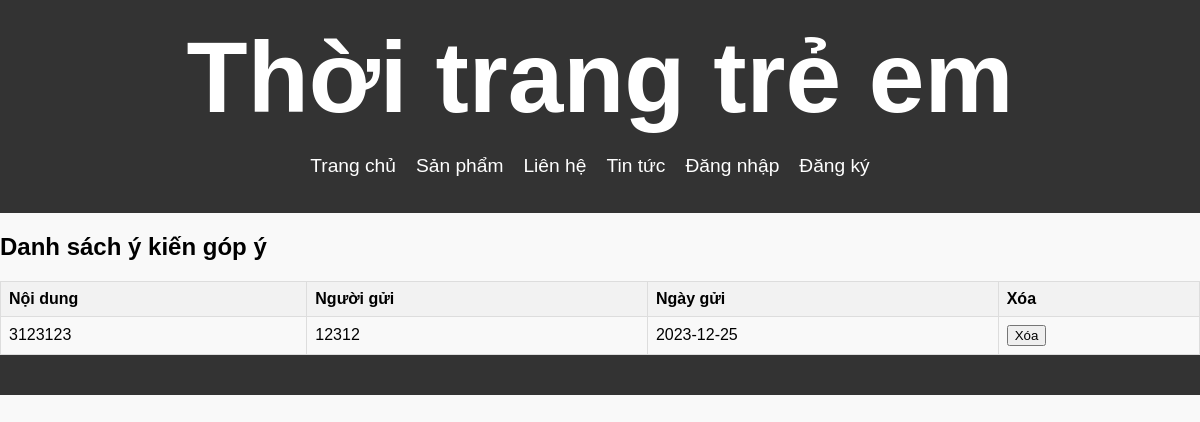
/php/view_feedback.php, run on the app's committed database.
### tables this page shows
CREATE TABLE `feedback` (
  `id` int(11) NOT NULL,
  `noi_dung` text DEFAULT NULL,
  `nguoi_gui` varchar(50) DEFAULT NULL,
  `ngay_gui` date DEFAULT NULL,
  `feedback_id` int(11) NOT NULL
);

### php/view_feedback.php (the view, shortened to what this page needs)
<?php
require_once("connect.php");
$sql = "SELECT * FROM feedback";
$result = mysqli_query($conn, $sql);
?>
<!DOCTYPE html>
<html>
<head>
    <link rel="stylesheet" href="/ULSA/baitaplon/css/style.css">
</head>
<body>
<header class="parallax-header">
    <h1 style="font-size: 100px;">Thời trang trẻ em</h1>
    <nav>
        <ul>
            <?php
            if (isset($_SESSION["username"])) {
                if (isset($_SESSION['access_level']) && $_SESSION['access_level'] === 'Quantri') {
                    echo '<li><a href="/ULSA/baitaplon/php/welcome.php">Trang chủ</a></li>';
                    echo '<li><a href="/ULSA/baitaplon/php/sell.php">Bán Hàng</a></li>';
                    echo '<li><a href="/ULSA/baitaplon/php/order.php">Đơn Hàng</a></li>';
                    echo '<li><a href="/ULSA/baitaplon/php/viewuser.php">Quản Lý Khách Hàng</a></li>';
                    echo '<li><a href="/ULSA/baitaplon/php/view_feedback.php" class="active">Góp Ý Khách Hàng</a></li>';
                    echo '<li><a href="/ULSA/baitaplon/php/quanlynews.php">Quản Lý Tin Tức</a></li>';
                    echo '<li><a href="/ULSA/baitaplon/php/editinfoweb.php">Chỉnh Sửa Web</a></li>';
                    echo '<li><a href="/ULSA/baitaplon/php/account.php">Tài Khoản</a></li>';
                } else {
                    echo '<li><a href="/ULSA/baitaplon/php/welcome.php">Trang chủ</a></li>';
                    echo '<li><a href="/ULSA/baitaplon/php/products.php">Sản phẩm</a></li>';
                    echo '<li><a href="/ULSA/baitaplon/php/contact.php">Liên hệ</a></li>';
                    echo '<li><a href="/ULSA/baitaplon/php/news.php">Tin tức</a></li>';
                    echo '<li><a href="/ULSA/baitaplon/php/addtocart.php">Giỏ hàng</a></li>';
                    echo '<li><a href="/ULSA/baitaplon/php/feedback.php">Góp ý</a></li>';
                    echo '<li><a href="/ULSA/baitaplon/php/account.php">Tài Khoản</a></li>';
                }
                echo '<li><a href="/ULSA/baitaplon/php/logout.php">Đăng xuất</a></li>';
            } else {
                echo '<li><a href="/ULSA/baitaplon/php/welcome.php">Trang chủ</a></li>';
                echo '<li><a href="/ULSA/baitaplon/php/products.php">Sản phẩm</a></li>';
                echo '<li><a href="/ULSA/baitaplon/php/contact.php">Liên hệ</a></li>';
                echo '<li><a href="/ULSA/baitaplon/php/news.php">Tin tức</a></li>';
                echo '<li><a href="/ULSA/baitaplon/php/login.php">Đăng nhập</a></li>';
                echo '<li><a href="/ULSA/baitaplon/php/register.php">Đăng ký</a></li>';
            }
            ?>
        </ul>
    </nav>
</header>
<div class="main">
    <div class="feedback-section">
        <h2>Danh sách ý kiến góp ý</h2>
        <?php
        if (mysqli_num_rows($result) > 0) {
            echo '<table>';
            echo '<tr>';
            echo '<th>Nội dung</th>';
            echo '<th>Người gửi</th>';
            echo '<th>Ngày gửi</th>';
            echo '<th>Xóa</th>';
            echo '</tr>';
            while ($row = mysqli_fetch_assoc($result)) {
                echo '<tr>';
                echo '<td>' . $row['noi_dung'] . '</td>';
                echo '<td>' . $row['nguoi_gui'] . '</td>';
                echo '<td>' . $row['ngay_gui'] . '</td>';
                echo '<td><form method="post" action="' . $_SERVER["PHP_SELF"] . '"><input type="hidden" name="delete_id" value="' . $row['feedback_id'] . '"><input type="submit" name="delete" value="Xóa"></form></td>';
                echo '</tr>';
            }
            echo '</table>';
        } else {
            echo '<p>Không có ý kiến góp ý được lưu trữ.</p>';
        }
        ?>
    </div>
    <footer class="footer">
    </footer>
</div>
</body>
</html>

### css/style.css (style rules this page uses)
body { font-family: Arial, sans-serif; margin: 0; padding: 0; background-color: #f9f9f9; }
header { background-color: #333; color: #fff; text-align: center; padding: 20px 0; }
header h1 { margin: 0; font-size: 2rem; }
nav ul { list-style: none; padding: 0; margin-top: 20px; }
nav ul li { display: inline; margin-right: 20px; }
nav a { color: #fff; text-decoration: none; font-size: 1.2rem; }
footer { text-align: center; padding: 20px 0; background-color: #333; color: #fff; }
nav a { color: #fff; text-decoration: none; font-size: 1.2rem; transition: color 0.2s ease-in-out; }

### php/view_feedback.php (style rules this page uses)
table { border-collapse: collapse; width: 100%; }
th, td { border: 1px solid #dddddd; text-align: left; padding: 8px; }
th { background-color: #f2f2f2; }

### data on the page
feedback: noi_dung "3123123", nguoi_gui "12312", ngay_gui "2023-12-25"
